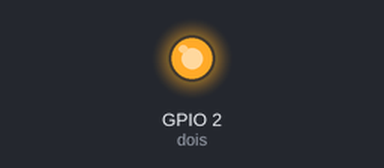
The program below on a simulated ESP32 board running MicroPython. Shown: output pins drawn as LEDs (lit = HIGH). WiFi joins after 1.5 s. At 2.0 s the program stops and its outputs stay as they are.

Above: at 0.1 s.
Timing chart, 0 to 1.6 s (numbered marks = the images above):
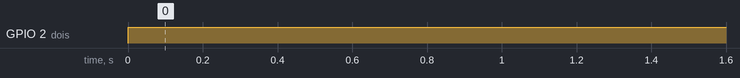

Measured:
- by itself, GPIO 2 (dois): LOW → HIGH at 0.00 s

The program:

lab8.py
```python
import network
import time
from machine import Pin

wifi_if=network.WLAN(network.STA_IF)
wifi_if.active(True)
wifi_if.connect('lab8', 'lab8arduino')
dois=Pin(2, Pin.OUT)
dois.on() # indicate that this program is being executed
time.sleep(2) # wait for 2 seconds to wifi to connect
if not (wifi_if.isconnected()) :
    dois.off() # no wifi
```
